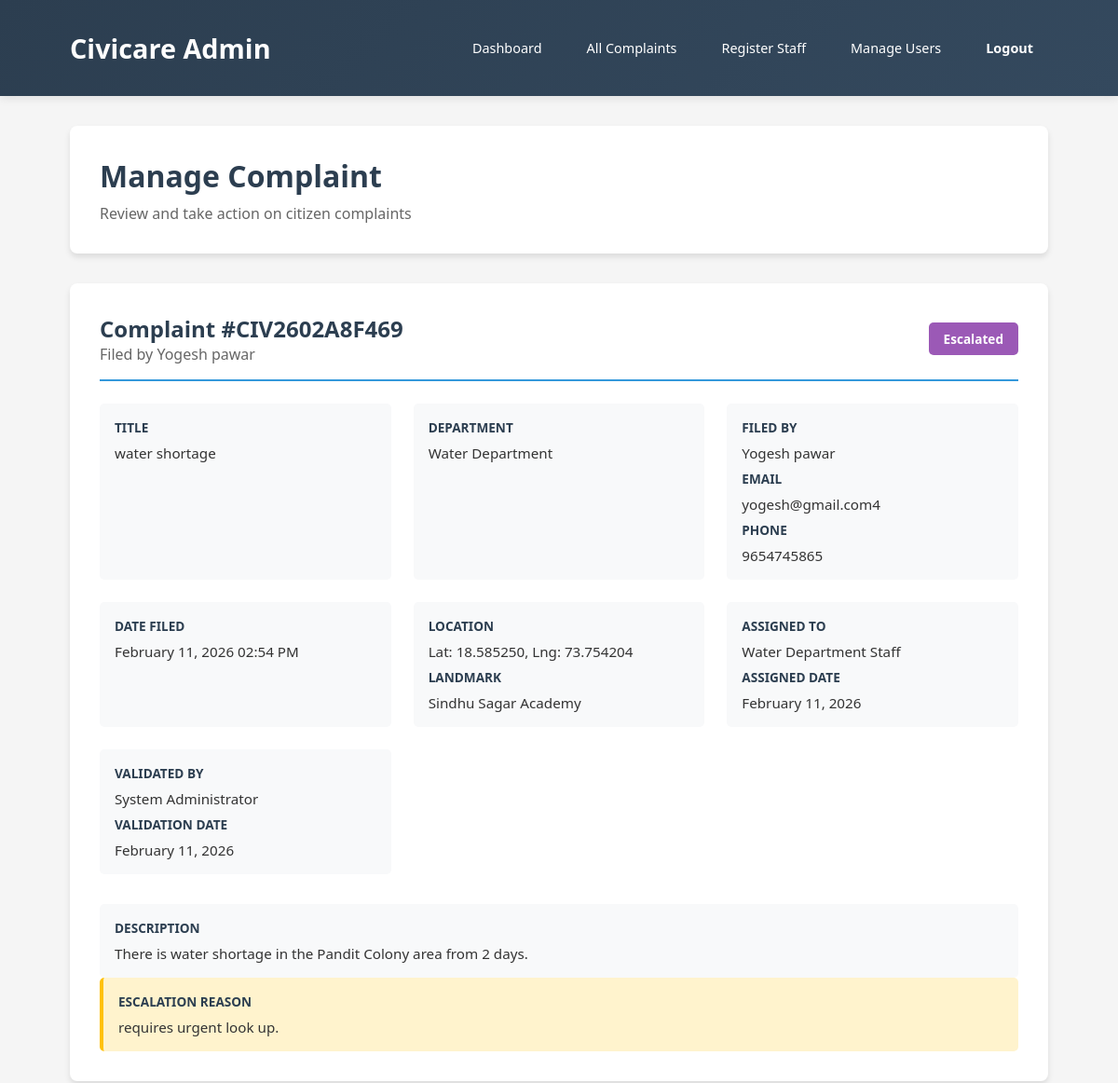
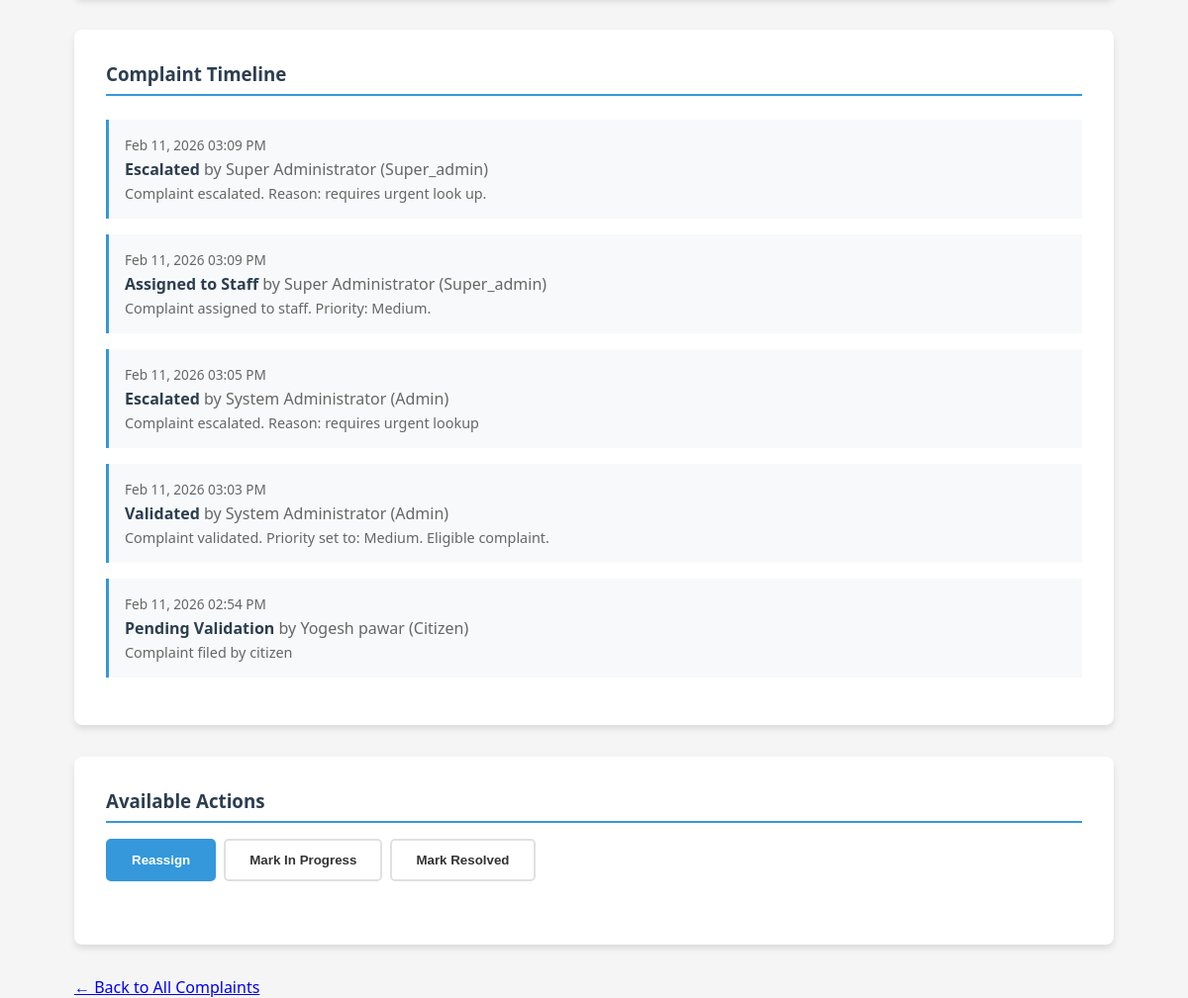
The app's page /admin/complaint_actions.php?action=reassign&id=4 (signed in) with its own data (2 pictures, top to bottom).
### tables this page shows
CREATE TABLE `complaints` (
  `id` int(11) NOT NULL,
  `tracking_id` varchar(20) NOT NULL,
  `user_id` int(11) NOT NULL,
  `department_id` int(11) NOT NULL,
  `title` varchar(200) NOT NULL,
  `description` text NOT NULL,
  `location` varchar(255) DEFAULT NULL,
  `landmark` varchar(255) DEFAULT NULL,
  `priority` enum('low','medium','high','urgent') DEFAULT 'medium',
  `status` enum('pending','validated','rejected','assigned','in_progress','resolved','escalated','closed') DEFAULT 'pending',
  `rejection_reason` text DEFAULT NULL,
  `rejection_date` timestamp NULL DEFAULT NULL,
  `escalation_reason` text DEFAULT NULL,
  `escalated_by` int(11) DEFAULT NULL,
  `assigned_to` int(11) DEFAULT NULL,
  `assigned_by` int(11) DEFAULT NULL,
  `validated_by` int(11) DEFAULT NULL,
  `resolved_by` int(11) DEFAULT NULL,
  `validation_date` timestamp NULL DEFAULT NULL,
  `assignment_date` timestamp NULL DEFAULT NULL,
  `escalation_date` timestamp NULL DEFAULT NULL,
  `resolution_date` timestamp NULL DEFAULT NULL,
  `closing_remarks` text DEFAULT NULL,
  `resolution_notes` text DEFAULT NULL,
  `citizen_feedback` text DEFAULT NULL,
  `citizen_rating` int(11) DEFAULT NULL CHECK (`citizen_rating` >= 1 and `citizen_rating` <= 5),
  `parent_complaint_id` int(11) DEFAULT NULL,
  `created_at` timestamp NOT NULL DEFAULT current_timestamp(),
  `updated_at` timestamp NOT NULL DEFAULT current_timestamp() ON UPDATE current_timestamp(),
  `assigned_admin_id` int(11) DEFAULT NULL,
  `assigned_staff_id` int(11) DEFAULT NULL
);

CREATE TABLE `users` (
  `id` int(11) NOT NULL,
  `username` varchar(50) NOT NULL,
  `email` varchar(100) NOT NULL,
  `password` varchar(255) NOT NULL,
  `full_name` varchar(100) NOT NULL,
  `phone` varchar(20) DEFAULT NULL,
  `address` text DEFAULT NULL,
  `role` enum('citizen','staff','admin','super_admin') DEFAULT 'citizen',
  `department_id` int(11) DEFAULT NULL,
  `is_active` tinyint(1) DEFAULT 1,
  `last_login` timestamp NULL DEFAULT NULL,
  `password_reset_required` tinyint(1) DEFAULT 0,
  `created_at` timestamp NOT NULL DEFAULT current_timestamp(),
  `updated_at` timestamp NOT NULL DEFAULT current_timestamp() ON UPDATE current_timestamp(),
  `deleted_at` timestamp NULL DEFAULT NULL,
  `created_by` int(11) DEFAULT NULL,
  `updated_by` int(11) DEFAULT NULL
);

CREATE TABLE `departments` (
  `id` int(11) NOT NULL,
  `name` varchar(100) NOT NULL,
  `description` text DEFAULT NULL,
  `is_active` tinyint(1) DEFAULT 1,
  `created_at` timestamp NOT NULL DEFAULT current_timestamp(),
  `updated_at` timestamp NOT NULL DEFAULT current_timestamp() ON UPDATE current_timestamp()
);

CREATE TABLE `complaint_updates` (
  `id` int(11) NOT NULL,
  `complaint_id` int(11) NOT NULL,
  `user_id` int(11) NOT NULL,
  `old_status` varchar(50) DEFAULT NULL,
  `new_status` varchar(50) NOT NULL,
  `remarks` text DEFAULT NULL,
  `attachment_path` varchar(255) DEFAULT NULL,
  `created_at` timestamp NOT NULL DEFAULT current_timestamp()
);

### config/functions.php (called while the page is built, shortened)
<?php
function getStatusText($status) {
    $status_texts = [
        'pending' => 'Pending Validation',
        'validated' => 'Validated',
        'rejected' => 'Rejected',
        'assigned' => 'Assigned to Staff',
        'in_progress' => 'In Progress',
        'resolved' => 'Resolved',
        'escalated' => 'Escalated',
        'closed' => 'Closed'
    ];
    return $status_texts[$status] ?? ucfirst(str_replace('_', ' ', $status));
}
?>

### admin/complaint_actions.php (the view, shortened to what this page needs)
<?php
require_once '../config/functions.php';
$conn = getDatabaseConnection();
$complaint = null;
$complaint_id = isset($_GET['id']) ? (int)$_GET['id'] : 0;
$action_type = isset($_GET['action']) ? sanitizeInput($_GET['action']) : '';
if ($complaint_id > 0) {
    $sql = "SELECT c.*, u.full_name as citizen_name, u.email as citizen_email, u.phone as citizen_phone,
                   d.name as department_name, staff.full_name as assigned_staff_name,
                   admin.full_name as validated_by_name, resolver.full_name as resolved_by_name
            FROM complaints c
            JOIN users u ON c.user_id = u.id
            JOIN departments d ON c.department_id = d.id
            LEFT JOIN users staff ON c.assigned_to = staff.id
            LEFT JOIN users admin ON c.validated_by = admin.id
            LEFT JOIN users resolver ON c.resolved_by = resolver.id
            WHERE c.id = ?";
    $stmt = $conn->prepare($sql);
    $stmt->bind_param("i", $complaint_id);
    $stmt->execute();
    $result = $stmt->get_result();
    if ($result->num_rows === 1) {
        $complaint = $result->fetch_assoc();
    } else {
        $error = "Complaint not found.";
    }
} else {
    $error = "Invalid complaint ID.";
}
$updates = [];
$conn2 = getDatabaseConnection();
$sql_updates = "SELECT cu.*, u.full_name, u.role
               FROM complaint_updates cu
               JOIN users u ON cu.user_id = u.id
               WHERE cu.complaint_id = ?
               ORDER BY cu.created_at DESC";
$stmt_updates = $conn2->prepare($sql_updates);
$stmt_updates->bind_param("i", $complaint_id);
$stmt_updates->execute();
$result_updates = $stmt_updates->get_result();
while ($row = $result_updates->fetch_assoc()) {
    $updates[] = $row;
}
?>
<!DOCTYPE html>
<html lang="en">
<head>
</head>
<body>
    <div class="header">
        <div class="container">
            <nav class="navbar">
                <a href="index.php" class="logo">Civicare Admin</a>
                <div class="nav-links">
                    <a href="index.php">Dashboard</a>
                    <a href="complaints.php">All Complaints</a>
                    <a href="register.php">Register Staff</a>
                    <a href="users.php">Manage Users</a>
                    <a href="../logout.php" class="btn">Logout</a>
                </div>
            </nav>
        </div>
    </div>
    <div class="container">
        <div class="page-header">
            <h1>Manage Complaint</h1>
            <p>Review and take action on citizen complaints</p>
        </div>
        <?php if ($complaint): ?>
            <div class="complaint-details">
                <div style="display: flex; justify-content: space-between; align-items: center; margin-bottom: 1.5rem; padding-bottom: 1rem; border-bottom: 2px solid #3498db;">
                    <div>
                        <h2 style="color: #2c3e50;">Complaint #<?php echo htmlspecialchars($complaint['tracking_id']); ?></h2>
                        <p style="color: #666;">Filed by <?php echo htmlspecialchars($complaint['citizen_name']); ?></p>
                    </div>
                    <div style="text-align: right;">
                        <span class="status-badge status-<?php echo $complaint['status']; ?>">
                            <?php echo getStatusText($complaint['status']); ?>
                        </span>
                    </div>
                </div>
                <div class="details-grid">
                    <div class="detail-item">
                        <div class="detail-label">Title</div>
                        <div class="detail-value"><?php echo htmlspecialchars($complaint['title']); ?></div>
                    </div>
                    <div class="detail-item">
                        <div class="detail-label">Department</div>
                        <div class="detail-value"><?php echo htmlspecialchars($complaint['department_name']); ?></div>
                    </div>
                    <div class="detail-item">
                        <div class="detail-label">Filed By</div>
                        <div class="detail-value"><?php echo htmlspecialchars($complaint['citizen_name']); ?></div>
                        <div class="detail-label" style="margin-top: 0.5rem;">Email</div>
                        <div class="detail-value"><?php echo htmlspecialchars($complaint['citizen_email']); ?></div>
                        <?php if ($complaint['citizen_phone']): ?>
                            <div class="detail-label" style="margin-top: 0.5rem;">Phone</div>
                            <div class="detail-value"><?php echo htmlspecialchars($complaint['citizen_phone']); ?></div>
                        <?php endif; ?>
                    </div>
                    <div class="detail-item">
                        <div class="detail-label">Date Filed</div>
                        <div class="detail-value"><?php echo date('F d, Y h:i A', strtotime($complaint['created_at'])); ?></div>
                    </div>
                    <div class="detail-item">
                        <div class="detail-label">Location</div>
                        <div class="detail-value"><?php echo htmlspecialchars($complaint['location']); ?></div>
                        <?php if ($complaint['landmark']): ?>
                            <div class="detail-label" style="margin-top: 0.5rem;">Landmark</div>
                            <div class="detail-value"><?php echo htmlspecialchars($complaint['landmark']); ?></div>
                        <?php endif; ?>
                    </div>
                    <?php if ($complaint['assigned_staff_name']): ?>
                        <div class="detail-item">
                            <div class="detail-label">Assigned To</div>
                            <div class="detail-value"><?php echo htmlspecialchars($complaint['assigned_staff_name']); ?></div>
                            <?php if ($complaint['assignment_date']): ?>
                                <div class="detail-label" style="margin-top: 0.5rem;">Assigned Date</div>
                                <div class="detail-value"><?php echo date('F d, Y', strtotime($complaint['assignment_date'])); ?></div>
                            <?php endif; ?>
                        </div>
                    <?php endif; ?>
                    <?php if ($complaint['validated_by_name']): ?>
                        <div class="detail-item">
                            <div class="detail-label">Validated By</div>
                            <div class="detail-value"><?php echo htmlspecialchars($complaint['validated_by_name']); ?></div>
                            <?php if ($complaint['validation_date']): ?>
                                <div class="detail-label" style="margin-top: 0.5rem;">Validation Date</div>
                                <div class="detail-value"><?php echo date('F d, Y', strtotime($complaint['validation_date'])); ?></div>
                            <?php endif; ?>
                        </div>
                    <?php endif; ?>
                </div>
                <div class="detail-item" style="grid-column: 1 / -1;">
                    <div class="detail-label">Description</div>
                    <div class="detail-value"><?php echo nl2br(htmlspecialchars($complaint['description'])); ?></div>
                </div>
                <?php if ($complaint['escalation_reason']): ?>
                    <div class="detail-item" style="grid-column: 1 / -1; background: #fff3cd; border-left: 4px solid #ffc107;">
                        <div class="detail-label">Escalation Reason</div>
                        <div class="detail-value"><?php echo nl2br(htmlspecialchars($complaint['escalation_reason'])); ?></div>
                    </div>
                <?php endif; ?>
            </div>
            <?php if (!empty($updates)): ?>
            <div class="timeline">
                <h3>Complaint Timeline</h3>
                <?php foreach ($updates as $update): ?>
                    <div class="timeline-item">
                        <div class="timeline-date">
                            <?php echo date('M d, Y h:i A', strtotime($update['created_at'])); ?>
                        </div>
                        <div class="timeline-action">
                            <?php echo getStatusText($update['new_status']); ?>
                            <span style="color: #666; font-weight: normal;">by <?php echo htmlspecialchars($update['full_name']); ?> (<?php echo ucfirst($update['role']); ?>)</span>
                        </div>
                        <?php if ($update['remarks']): ?>
                            <div class="timeline-remarks">
                                <?php echo nl2br(htmlspecialchars($update['remarks'])); ?>
                            </div>
                        <?php endif; ?>
                    </div>
                <?php endforeach; ?>
            </div>
            <?php endif; ?>
            <div class="action-section">
                <h3 style="color: #2c3e50; margin-bottom: 1rem;">Available Actions</h3>
                <div class="action-tabs">
                    <?php if ($complaint['status'] === 'pending'): ?>
                        <?php if (in_array($_SESSION['user_role'], ['admin'])): ?>
                            <button type="button" class="action-tab <?php echo $action_type !== 'reject' ? 'active' : ''; ?>" data-target="validateForm">Validate</button>
                            <button type="button" class="action-tab <?php echo $action_type === 'reject' ? 'active' : ''; ?>" data-target="rejectForm">Reject</button>
                        <?php endif; ?>
                    <?php elseif ($complaint['status'] === 'escalated'): ?>
                        <?php if ($_SESSION['user_role'] === 'admin'): ?>
                            <button type="button" class="action-tab active" data-target="reassignForm">Reassign</button>
                            <button type="button" class="action-tab" data-target="inProgressForm">Mark In Progress</button>
                            <button type="button" class="action-tab" data-target="resolveForm">Mark Resolved</button>
                        <?php endif; ?>
                    <?php elseif ($complaint['status'] === 'resolved'): ?>
                        <?php if (in_array($_SESSION['user_role'], ['admin'])): ?>
                            <button type="button" class="action-tab active" data-target="closeForm">Close Complaint</button>
                        <?php endif; ?>
                    <?php endif; ?>
                </div>
            </div>
            <div class="back-link">
                <a href="complaints.php">← Back to All Complaints</a>
            </div>
        <?php endif; ?>
    </div>
</body>
</html>

### records on screen
complaints: tracking "CIV2602A8F469", user.full_name "Yogesh pawar", status "Escalated", title "water shortage", department.name "Water Department", user.email "yogesh@gmail.com4", user.phone "9654745865", created_at "February 11, 2026 02:54 PM", location "Lat: 18.585250, Lng: 73.754204", landmark "Sindhu Sagar Academy", assigned_to.full_name "Water Department Staff", assignment_date "February 11, 2026", validated_by.full_name "System Administrator", validation_date "February 11, 2026", description "There is water shortage in the Pandit Colony area from 2 days.", escalation_reason "requires urgent look up."
complaint_updates: created_at "Feb 11, 2026 03:09 PM", new_status "Escalated", user.full_name "Super Administrator", user.role "Super_admin", remarks "Complaint escalated. Reason: requires urgent look up."
complaint_updates: created_at "Feb 11, 2026 03:09 PM", new_status "Assigned to Staff", user.full_name "Super Administrator", user.role "Super_admin", remarks "Complaint assigned to staff. Priority: Medium."
complaint_updates: created_at "Feb 11, 2026 03:05 PM", new_status "Escalated", user.full_name "System Administrator", user.role "Admin", remarks "Complaint escalated. Reason: requires urgent lookup"
complaint_updates: created_at "Feb 11, 2026 03:03 PM", new_status "Validated", user.full_name "System Administrator", user.role "Admin", remarks "Complaint validated. Priority set to: Medium. Eligible complaint."
complaint_updates: created_at "Feb 11, 2026 02:54 PM", new_status "Pending Validation", user.full_name "Yogesh pawar", user.role "Citizen", remarks "Complaint filed by citizen"
